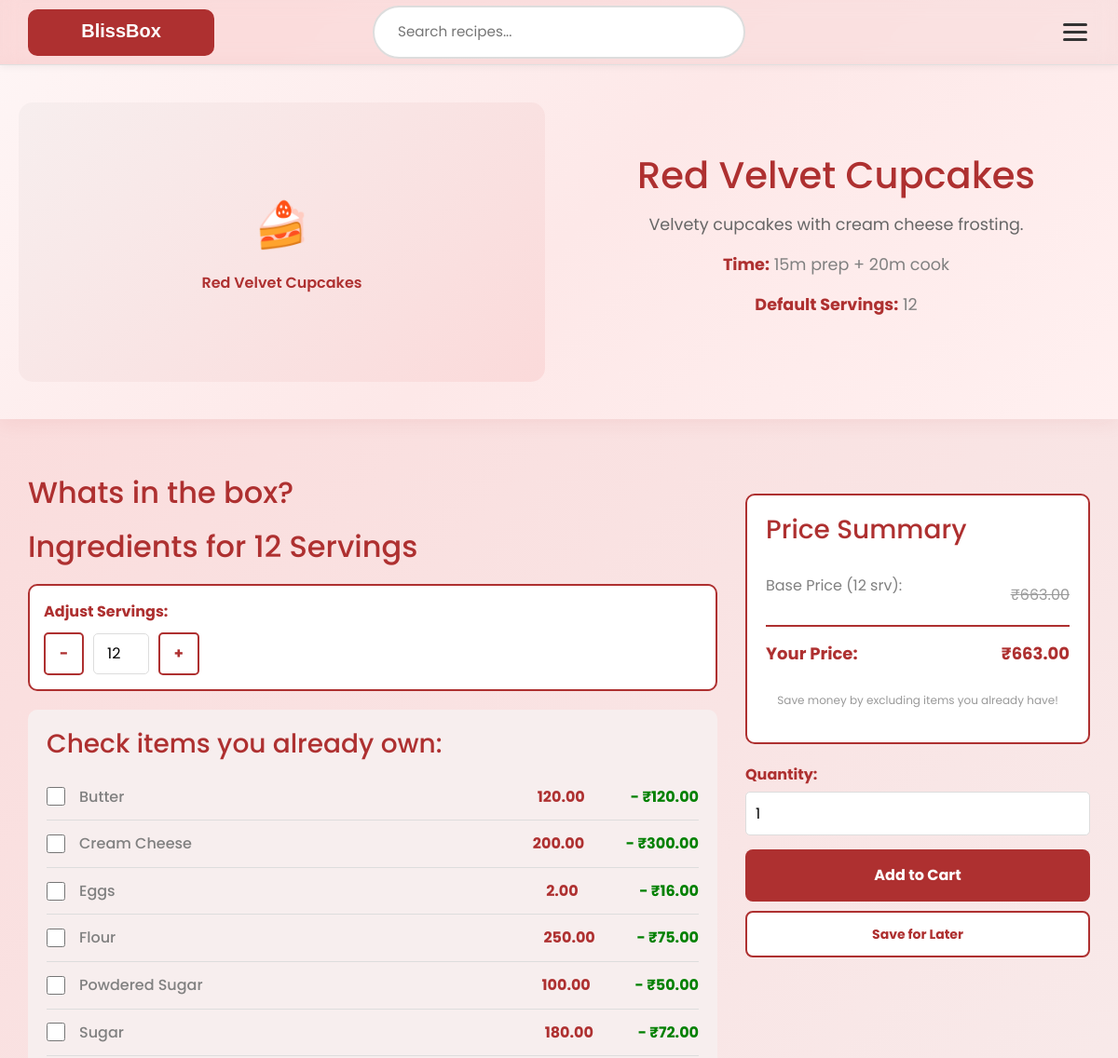
Before: /recipe/red-velvet-cupcakes/ (upper part) with the older database file.
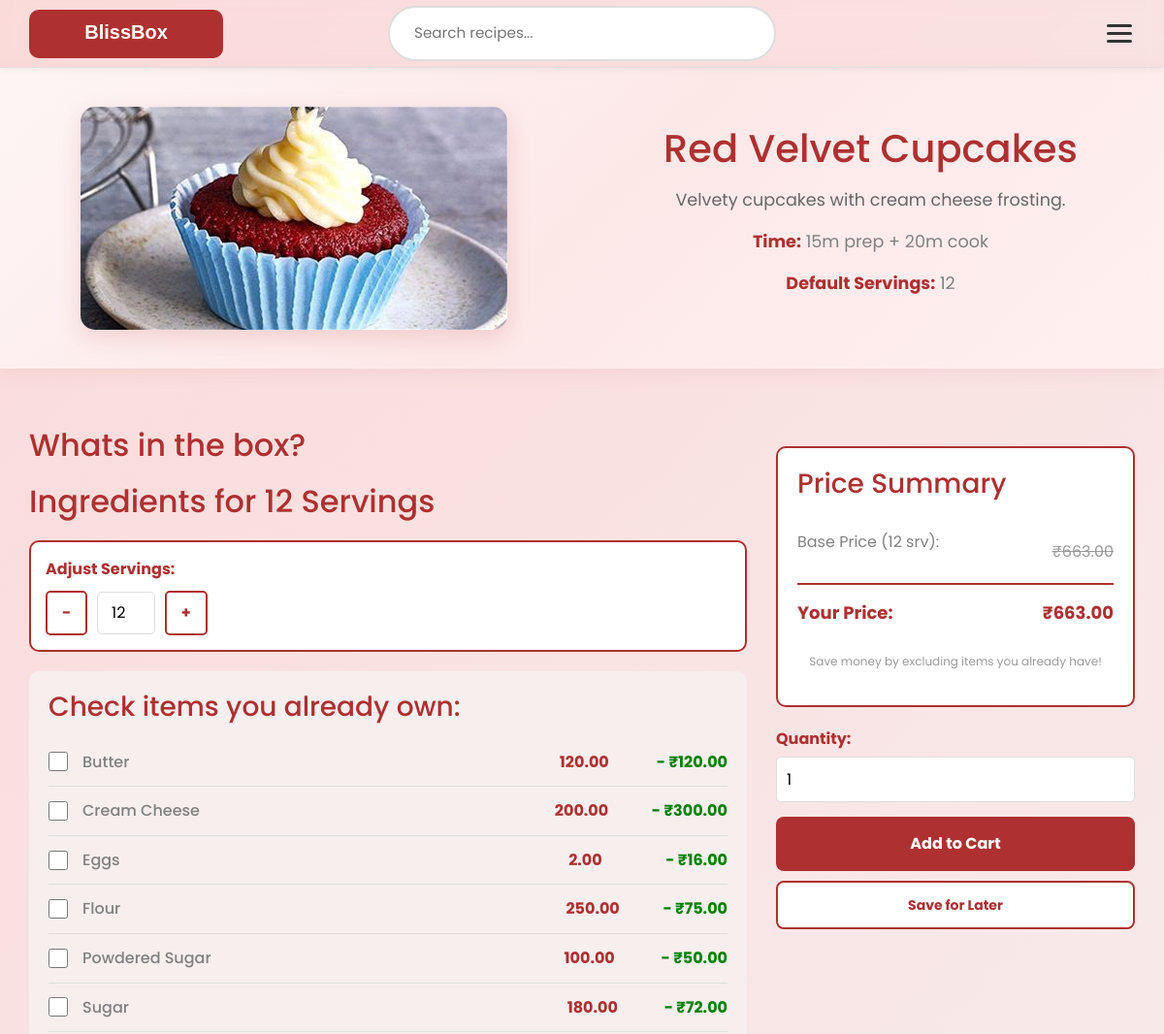
After: the same page with the newer database file.
### recipes/models.py (models this page shows, shortened)
class Recipe(models.Model):
    DIFFICULTY_LEVELS = [
        ('easy', 'Easy'),
        ('medium', 'Medium'),
        ('hard', 'Hard'),
    ]
    name = models.CharField(max_length=300)
    slug = models.SlugField(unique=True)
    description = models.TextField()
    category = models.ForeignKey(
        RecipeCategory,
        on_delete=models.SET_NULL,
        null=True,
        related_name='recipes'
    )
    dietary_tags = models.ManyToManyField(DietaryTag, blank=True)
    difficulty = models.CharField(
        max_length=10,
        choices=DIFFICULTY_LEVELS,
        default='easy'
    )
    featured_image = models.ImageField(
        upload_to='recipes/',
        null=True,
        blank=True
    )
    instructions = models.TextField()
    prep_time_minutes = models.IntegerField(default=0)
    cook_time_minutes = models.IntegerField(default=0)
    default_servings = models.PositiveIntegerField(default=2)
    min_servings = models.PositiveIntegerField(default=1)
    max_servings = models.PositiveIntegerField(default=12)
    base_price = models.DecimalField(
        max_digits=10,
        decimal_places=2,
        validators=[MinValueValidator(Decimal('0.01'))]
    )
    is_published = models.BooleanField(default=False)
    is_seasonal = models.BooleanField(default=False)
    available_from = models.DateField(null=True, blank=True)
    available_until = models.DateField(null=True, blank=True)
    created_by = models.ForeignKey(
        'users.CustomUser',
        on_delete=models.SET_NULL,
        null=True
    )
    created_at = models.DateTimeField(auto_now_add=True)
    updated_at = models.DateTimeField(auto_now=True)
    class Meta:
        ordering = ['-created_at']
        indexes = [
            models.Index(fields=['slug']),
            models.Index(fields=['is_published', '-created_at']),
        ]
    def get_total_cost_for_servings(self, servings):
        total = Decimal('0.00')
        for ri in self.ingredients.all():
            total += ri.get_price_for_servings(servings)
        return total
    def get_total_cost_for_default_servings(self):
        return self.get_total_cost_for_servings(self.default_servings or 1)
    def get_nutritional_info(self, servings=None):
        if servings is None:
            servings = self.default_servings
        multiplier = Decimal(servings) / Decimal(self.default_servings)
        nutrients = self.ingredients.aggregate(
            total_calories=Sum(F('quantity') * F('ingredient__calories')),
            total_protein=Sum(F('quantity') * F('ingredient__protein_g')),
            total_fat=Sum(F('quantity') * F('ingredient__fat_g')),
            total_carbs=Sum(F('quantity') * F('ingredient__carbs_g')),
        )
        return {
            'calories': int((nutrients['total_calories'] or 0) * multiplier),
            'protein_g': float((nutrients['total_protein'] or 0) * multiplier),
            'fat_g': float((nutrients['total_fat'] or 0) * multiplier),
            'carbs_g': float((nutrients['total_carbs'] or 0) * multiplier),
        }

class RecipeIngredient(models.Model):
    recipe = models.ForeignKey(
        Recipe,
        on_delete=models.CASCADE,
        related_name='ingredients'
    )
    ingredient = models.ForeignKey(
        Ingredient,
        on_delete=models.PROTECT,
        related_name='recipe_uses'
    )
    quantity = models.DecimalField(
        max_digits=10,
        decimal_places=3,
        validators=[MinValueValidator(Decimal('0.001'))]
    )
    is_optional = models.BooleanField(default=False)
    notes = models.CharField(max_length=500, blank=True)
    class Meta:
        unique_together = ('recipe', 'ingredient')
        ordering = ['ingredient__name']
    def get_price_for_servings(self, servings):
        multiplier = Decimal(servings) / Decimal(self.recipe.default_servings)
        adjusted_quantity = self.quantity * multiplier
        return self.ingredient.base_price_per_unit * adjusted_quantity
    def get_price_for_default_servings(self):
        return self.get_price_for_servings(self.recipe.default_servings or 1)

### ingredients/models.py (models this page shows, shortened)
class Ingredient(models.Model):
    UNIT_CHOICES = [
        ('g', 'Grams'),
        ('kg', 'Kilograms'),
        ('ml', 'Milliliters'),
        ('l', 'Liters'),
        ('cup', 'Cups'),
        ('tbsp', 'Tablespoons'),
        ('tsp', 'Teaspoons'),
        ('piece', 'Pieces'),
        ('slice', 'Slices'),
    ]
    name = models.CharField(max_length=200, unique=True)
    description = models.TextField(blank=True)
    calories = models.DecimalField(
        max_digits=10,
        decimal_places=2,
        default=0,
        validators=[MinValueValidator(Decimal('0'))]
    )
    protein_g = models.DecimalField(
        max_digits=10,
        decimal_places=2,
        default=0,
        validators=[MinValueValidator(Decimal('0'))]
    )
    fat_g = models.DecimalField(
        max_digits=10,
        decimal_places=2,
        default=0,
        validators=[MinValueValidator(Decimal('0'))]
    )
    carbs_g = models.DecimalField(
        max_digits=10,
        decimal_places=2,
        default=0,
        validators=[MinValueValidator(Decimal('0'))]
    )
    base_price_per_unit = models.DecimalField(
        max_digits=10,
        decimal_places=2,
        validators=[MinValueValidator(Decimal('0.01'))]
    )
    default_unit = models.CharField(
        max_length=10,
        choices=UNIT_CHOICES,
        default='g'
    )
    is_available = models.BooleanField(default=True)
    created_at = models.DateTimeField(auto_now_add=True)
    updated_at = models.DateTimeField(auto_now=True)
    class Meta:
        ordering = ['name']
        verbose_name = 'Ingredient'
        verbose_name_plural = 'Ingredients'

### recipes/views.py (the view)
# urls.py: path('recipe/<slug:slug>/', views.RecipeDetailView.as_view(), name='detail'),
class RecipeDetailView(DetailView):
    model = Recipe
    template_name = 'recipes/recipe_detail.html'
    context_object_name = 'recipe'
    slug_field = 'slug'
    def get_context_data(self, **kwargs):
        context = super().get_context_data(**kwargs)
        recipe = self.get_object()
        context['nutritional_info'] = recipe.get_nutritional_info()
        return context

### templates/recipes/recipe_detail.html (shortened to what the changed rows need)
{% extends 'base.html' %}
{% load static %}
{% block content %}
<div class="recipe-header">
    <div class="recipe-header-content">
        <div>
            {% if recipe.featured_image %}
                <img src="{{ recipe.featured_image.url }}" alt="{{ recipe.name }}" class="recipe-header-image">
            {% else %}
                <div style="background: linear-gradient(135deg, rgb(247, 238, 238) 0%, rgb(251, 218, 218) 100%); border-radius: 15px; height: 300px; display: flex; align-items: center; justify-content: center;">
                    <div style="text-align: center;">
                        <div style="font-size: 3rem; margin-bottom: 10px;">🍰</div>
                        <div style="color: rgb(174, 48, 48); font-weight: 600;">{{ recipe.name }}</div>
                    </div>
                </div>
            {% endif %}
        </div>
        <div class="recipe-header-info">
            <h1>{{ recipe.name }}</h1>
            <p>{{ recipe.description }}</p>
            <p><strong style="color: rgb(174, 48, 48);">Time:</strong>
               <span style="color: gray;">{{ recipe.prep_time_minutes }}m prep + {{ recipe.cook_time_minutes }}m cook</span>
            </p>
            <p><strong style="color: rgb(174, 48, 48);">Default Servings:</strong>
               <span style="color: gray;">{{ recipe.default_servings }}</span>
            </p>
        </div>
    </div>
</div>
<div style="display: grid; grid-template-columns: 2fr 1fr; gap: 30px; padding: 30px; max-width: 1200px; margin: 0 auto;">
    <div>
        <h2 style="color: rgb(174, 48, 48); margin-bottom: 20px;">Whats in the box?</h2>
        <h2 style="color: rgb(174, 48, 48); margin-bottom: 20px;">Ingredients for {{ recipe.default_servings }} Servings</h2>
        <div style="background-color: white; border: 2px solid rgb(174, 48, 48); border-radius: 10px; padding: 15px; margin-bottom: 20px;">
            <label style="color: rgb(174, 48, 48); font-weight: bold;">Adjust Servings:</label>
            <div style="display: flex; align-items: center; gap: 10px; margin-top: 10px;">
                <button onclick="decreaseServings()"
                        style="background-color: white; border: 2px solid rgb(174, 48, 48); color: rgb(174, 48, 48); padding: 8px 15px; border-radius: 5px; cursor: pointer; font-weight: bold;">
                    −
                </button>
                <input type="number"
                       id="servings-input"
                       value="{{ recipe.default_servings }}"
                       min="{{ recipe.min_servings }}"
                       max="{{ recipe.max_servings }}"
                       onchange="updatePrice()"
                       style="width: 60px; text-align: center; border: 1px solid #ddd; padding: 8px; border-radius: 5px;">
                <button onclick="increaseServings()"
                        style="background-color: white; border: 2px solid rgb(174, 48, 48); color: rgb(174, 48, 48); padding: 8px 15px; border-radius: 5px; cursor: pointer; font-weight: bold;">
                    +
                </button>
            </div>
        </div>
<div class="ingredient-list">
    <h3 style="color: rgb(174, 48, 48); margin-bottom: 15px;">Check items you already own:</h3>
    {% for recipe_ingredient in recipe.ingredients.all %}
    <div class="ingredient-item">
    </div>
    {% endfor %}
</div>
    </div>
    <div>
        <div class="price-breakdown">
            <div class="price-row">
                <span>Base Price ({{ recipe.default_servings }} srv):</span>
                <span class="price-row strike">₹<span id="original-price">{{ recipe.get_total_cost_for_default_servings|floatformat:2 }}</span></span>
            </div>
            <div class="price-row total">
                <span>₹<span id="final-price">{{ recipe.get_total_cost_for_default_servings|floatformat:2 }}</span></span>
            </div>
        </div>
    </div>
</div>
{% endblock %}

Changed rows visible on the page:
changed Recipe "Red Velvet Cupcakes": featured_image: picture added; featured_image empty → "recipes/th.jpeg" (drawn); name "Red Velvet Cupcakes" → (not shown)
